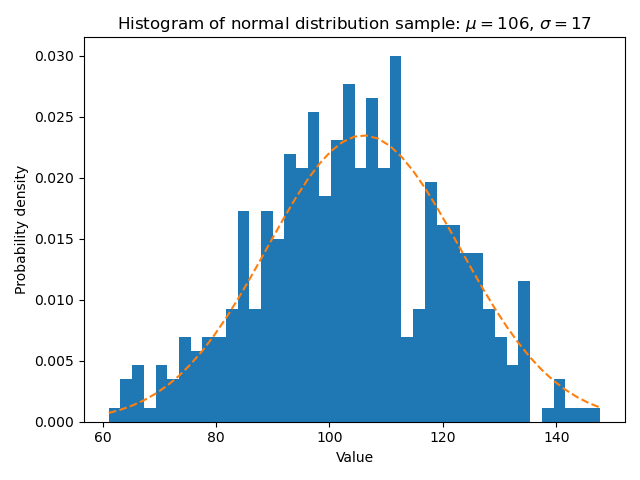

The script that drew this image:
"""
==============================================
Some features of the histogram (hist) function
==============================================

In addition to the basic histogram, this demo shows a few optional features:

* Setting the number of data bins.
* The *density* parameter, which normalizes bin heights so that the integral of
  the histogram is 1. The resulting histogram is an approximation of the
  probability density function.

Selecting different bin counts and sizes can significantly affect the shape
of a histogram. The Astropy docs have a great section_ on how to select these
parameters.

.. _section: http://docs.astropy.org/en/stable/visualization/histogram.html
"""

import matplotlib.pyplot as plt
import numpy as np




# %%
#
# .. admonition:: References
#
#    The use of the following functions, methods, classes and modules is shown
#    in this example:
#
#    - `matplotlib.axes.Axes.hist` / `matplotlib.pyplot.hist`
#    - `matplotlib.axes.Axes.set_title`
#    - `matplotlib.axes.Axes.set_xlabel`
#    - `matplotlib.axes.Axes.set_ylabel`

import argparse
import os

def save_plot(save_folder, save_filename):
    rng = np.random.default_rng(19680801)

    # example data
    mu = 106  # mean of distribution
    sigma = 17  # standard deviation of distribution
    x = rng.normal(loc=mu, scale=sigma, size=420)

    num_bins = 42

    fig, ax = plt.subplots()

    # the histogram of the data
    n, bins, patches = ax.hist(x, num_bins, density=True)

    # add a 'best fit' line
    y = ((1 / (np.sqrt(2 * np.pi) * sigma)) *
        np.exp(-0.5 * (1 / sigma * (bins - mu))**2))
    ax.plot(bins, y, '--')
    ax.set_xlabel('Value')
    ax.set_ylabel('Probability density')
    ax.set_title('Histogram of normal distribution sample: '
                fr'$\mu={mu:.0f}$, $\sigma={sigma:.0f}$')

    # Tweak spacing to prevent clipping of ylabel
    fig.tight_layout()
    save_path = os.path.join(save_folder, f"{save_filename}.png")
    plt.savefig(save_path)
    plt.close(fig)

if __name__ == "__main__":
    parser = argparse.ArgumentParser(description="Generate and save a matplotlib plot.")
    parser.add_argument("save_folder", help="The folder path where the plot will be saved.")
    parser.add_argument("save_filename", help="The file name for the saved plot, without extension.")
    
    args = parser.parse_args()
    save_plot(args.save_folder, args.save_filename)
